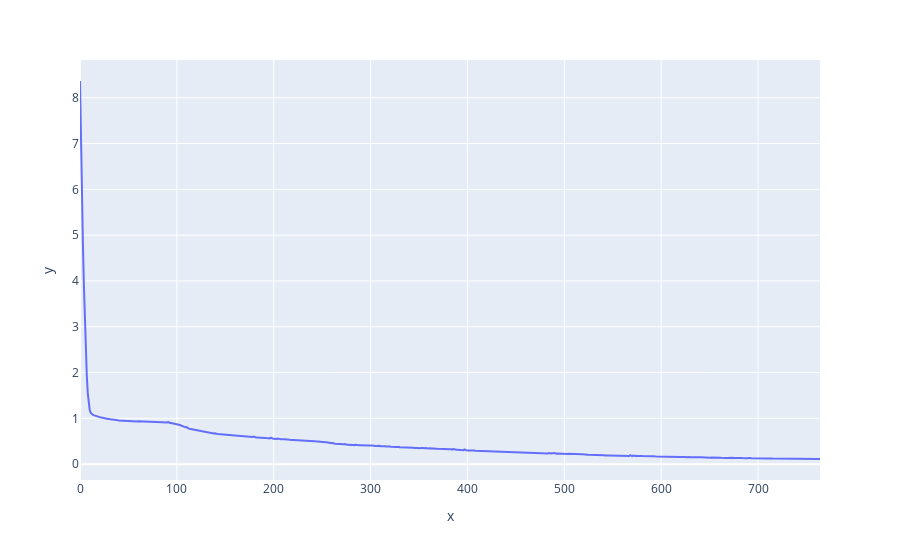

The cell this chart's notebook holds for it:
### Markdown cell above
# Train the model

### Code cell
def loss_fn(_, log_prob):
    return -tf.reduce_mean(log_prob)

model.compile(optimizer=tfk.optimizers.Adam(learning_rate=1e-3), loss=loss_fn)

os.makedirs('test', exist_ok=True)
model.save_to_json('test/{}_best_model.json'.format(model.model_name))

callbacks = []
callbacks.append(tfk.callbacks.TerminateOnNaN())
callbacks.append(tfk.callbacks.ModelCheckpoint('test/{}_best_model.h5'.format(model.model_name), 
                                               monitor='val_loss', mode='min', verbose=0, save_best_only=True, save_weights_only=True))
callbacks.append(tfk.callbacks.History())
callbacks.append(tfk.callbacks.EarlyStopping(monitor='loss', patience=30))

steps_per_epoch = int(np.ceil(len(data_loader.train_y) / batch_size))
with elapsed_timer("training"):
    history = model.fit(x=train_dataset, validation_data=val_dataset,verbose=0, epochs=max_epochs, steps_per_epoch=steps_per_epoch, callbacks=callbacks)

px.line(x=history.epoch,y=history.history['val_loss'])

### Figure 1 — Plotly figure (JSON) as saved in the notebook; plotly's stock layout.template omitted (floating-point values rounded to 4 significant figures; data arrays with more than 128 entries replaced by an {"elided": "..."} marker saying what was removed)
{"data": [{"hoverlabel": {"namelength": 0}, "hovertemplate": "x=%{x}<br>y=%{y}", "legendgroup": "", "line": {"color": "#636efa", "dash": "solid"}, "mode": "lines", "name": "", "showlegend": false, "type": "scatter", "x": {"elided": "765 int values"}, "xaxis": "x", "y": {"elided": "765 float values"}, "yaxis": "y"}], "layout": {"autosize": true, "legend": {"tracegroupgap": 0}, "margin": {"t": 60}, "xaxis": {"anchor": "y", "autorange": true, "domain": [0, 1], "range": [0, 764], "title": {"text": "x"}, "type": "linear"}, "yaxis": {"anchor": "x", "autorange": true, "domain": [0, 1], "range": [-0.3464, 8.825], "title": {"text": "y"}, "type": "linear"}}}
